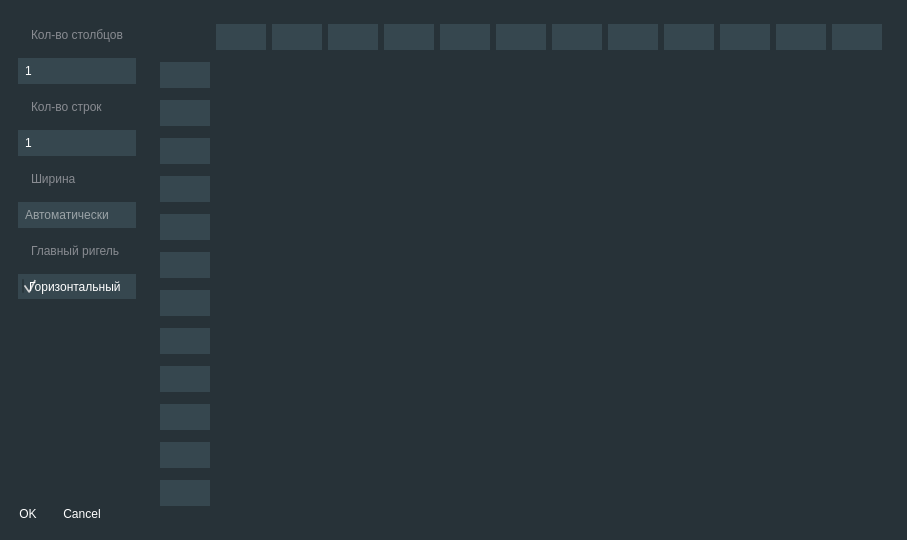
<?xml version="1.0" encoding="UTF-8"?>
<ui version="4.0">
 <class>door_edit_dialog</class>
 <widget class="QDialog" name="door_edit_dialog">
  <property name="windowModality">
   <enum>Qt::ApplicationModal</enum>
  </property>
  <property name="geometry">
   <rect>
    <x>0</x>
    <y>0</y>
    <width>907</width>
    <height>540</height>
   </rect>
  </property>
  <property name="sizePolicy">
   <sizepolicy hsizetype="Fixed" vsizetype="Fixed">
    <horstretch>0</horstretch>
    <verstretch>0</verstretch>
   </sizepolicy>
  </property>
  <property name="maximumSize">
   <size>
    <width>16777215</width>
    <height>16777215</height>
   </size>
  </property>
  <property name="windowTitle">
   <string>Дверь</string>
  </property>
  <property name="styleSheet">
   <string notr="true">#background {
background-color: rgb(39, 50, 56);
}

.QLabel {
	color: rgb(136, 139, 145);
	font: 700 9pt &quot;Segoe UI&quot;;
	padding: 10%;
}

.QSpinBox, .QLineEdit, .QCheckBox {
	border: null;
	color: white;
background-color: rgb(54, 71, 79);
padding: 5;
}

.QPushButton {
	background-color: transparent;
	color: rgb(255, 255, 255);
	font: 700 9pt &quot;Segoe UI&quot;;
	padding: 10;
	border: null;
}
.QPushButton:hover {
	background-color: rgb(69, 75, 84);
}

.QRadioButton {
	background-color: rgba(255, 255, 255, 0);
	color: rgb(255, 255, 255);
	font: 700 9pt &quot;Segoe UI&quot;;
	padding: 10%;
	border: null;
}

.QRadioButton:hover, .QCheckBox:hover{
background-color: rgb(69, 75, 84);
}

.QRadioButton:checked{
background-color: rgb(38, 165, 154);
}

.QRadioButton::indicator, .QCheckBox::indicator{
width: 0;
}</string>
  </property>
  <layout class="QGridLayout" name="gridLayout_3">
   <property name="leftMargin">
    <number>0</number>
   </property>
   <property name="topMargin">
    <number>0</number>
   </property>
   <property name="rightMargin">
    <number>0</number>
   </property>
   <property name="bottomMargin">
    <number>0</number>
   </property>
   <item row="0" column="0">
    <widget class="QWidget" name="background" native="true">
     <layout class="QGridLayout" name="gridLayout">
      <item row="0" column="0">
       <widget class="QWidget" name="widget" native="true">
        <property name="sizePolicy">
         <sizepolicy hsizetype="Maximum" vsizetype="Expanding">
          <horstretch>0</horstretch>
          <verstretch>0</verstretch>
         </sizepolicy>
        </property>
        <layout class="QVBoxLayout" name="verticalLayout">
         <item>
          <widget class="QLabel" name="label">
           <property name="text">
            <string>Кол-во столбцов</string>
           </property>
          </widget>
         </item>
         <item>
          <widget class="QSpinBox" name="i_cols_count">
           <property name="buttonSymbols">
            <enum>QAbstractSpinBox::NoButtons</enum>
           </property>
           <property name="minimum">
            <number>1</number>
           </property>
           <property name="maximum">
            <number>50</number>
           </property>
          </widget>
         </item>
         <item>
          <widget class="QLabel" name="label_2">
           <property name="text">
            <string>Кол-во строк</string>
           </property>
          </widget>
         </item>
         <item>
          <widget class="QSpinBox" name="i_rows_count">
           <property name="buttonSymbols">
            <enum>QAbstractSpinBox::NoButtons</enum>
           </property>
           <property name="minimum">
            <number>1</number>
           </property>
           <property name="maximum">
            <number>50</number>
           </property>
          </widget>
         </item>
         <item>
          <widget class="QLabel" name="label_3">
           <property name="text">
            <string>Ширина</string>
           </property>
          </widget>
         </item>
         <item>
          <widget class="QLineEdit" name="i_width">
           <property name="placeholderText">
            <string>Автоматически</string>
           </property>
          </widget>
         </item>
         <item>
          <widget class="QLabel" name="label_4">
           <property name="text">
            <string>Главный ригель</string>
           </property>
          </widget>
         </item>
         <item>
          <widget class="QCheckBox" name="ch_h_main_rigel">
           <property name="text">
            <string>Горизонтальный</string>
           </property>
           <property name="checked">
            <bool>true</bool>
           </property>
          </widget>
         </item>
         <item>
          <spacer name="verticalSpacer">
           <property name="orientation">
            <enum>Qt::Vertical</enum>
           </property>
           <property name="sizeHint" stdset="0">
            <size>
             <width>20</width>
             <height>40</height>
            </size>
           </property>
          </spacer>
         </item>
        </layout>
       </widget>
      </item>
      <item row="0" column="1" rowspan="2">
       <widget class="QWidget" name="fragments_frame" native="true">
        <property name="sizePolicy">
         <sizepolicy hsizetype="Expanding" vsizetype="Preferred">
          <horstretch>0</horstretch>
          <verstretch>0</verstretch>
         </sizepolicy>
        </property>
        <layout class="QGridLayout" name="gridLayout_2">
         <item row="6" column="3">
          <widget class="QWidget" name="widget_66" native="true"/>
         </item>
         <item row="10" column="10">
          <widget class="QWidget" name="widget_126" native="true"/>
         </item>
         <item row="5" column="5">
          <widget class="QWidget" name="widget_139" native="true"/>
         </item>
         <item row="10" column="7">
          <widget class="QWidget" name="widget_111" native="true"/>
         </item>
         <item row="12" column="12">
          <widget class="QWidget" name="widget_138" native="true"/>
         </item>
         <item row="5" column="12">
          <widget class="QWidget" name="widget_146" native="true"/>
         </item>
         <item row="6" column="5">
          <widget class="QWidget" name="widget_68" native="true"/>
         </item>
         <item row="2" column="0">
          <widget class="QLineEdit" name="lineEdit_3">
           <property name="sizePolicy">
            <sizepolicy hsizetype="Preferred" vsizetype="Fixed">
             <horstretch>0</horstretch>
             <verstretch>0</verstretch>
            </sizepolicy>
           </property>
           <property name="maximumSize">
            <size>
             <width>50</width>
             <height>16777215</height>
            </size>
           </property>
           <property name="placeholderText">
            <string/>
           </property>
          </widget>
         </item>
         <item row="3" column="4">
          <widget class="QWidget" name="widget_28" native="true"/>
         </item>
         <item row="2" column="4">
          <widget class="QWidget" name="widget_110" native="true"/>
         </item>
         <item row="7" column="12">
          <widget class="QWidget" name="widget_49" native="true"/>
         </item>
         <item row="2" column="10">
          <widget class="QWidget" name="widget_109" native="true"/>
         </item>
         <item row="7" column="10">
          <widget class="QWidget" name="widget_62" native="true"/>
         </item>
         <item row="6" column="9">
          <widget class="QWidget" name="widget_72" native="true"/>
         </item>
         <item row="10" column="5">
          <widget class="QWidget" name="widget_106" native="true"/>
         </item>
         <item row="11" column="4">
          <widget class="QWidget" name="widget_118" native="true"/>
         </item>
         <item row="10" column="3">
          <widget class="QWidget" name="widget_127" native="true"/>
         </item>
         <item row="9" column="12">
          <widget class="QWidget" name="widget_51" native="true"/>
         </item>
         <item row="3" column="1">
          <widget class="QWidget" name="widget_25" native="true"/>
         </item>
         <item row="4" column="8">
          <widget class="QWidget" name="widget_44" native="true"/>
         </item>
         <item row="7" column="6">
          <widget class="QWidget" name="widget_58" native="true"/>
         </item>
         <item row="12" column="1">
          <widget class="QWidget" name="widget_18" native="true"/>
         </item>
         <item row="0" column="3">
          <widget class="QLineEdit" name="lineEdit_16">
           <property name="sizePolicy">
            <sizepolicy hsizetype="Preferred" vsizetype="Fixed">
             <horstretch>0</horstretch>
             <verstretch>0</verstretch>
            </sizepolicy>
           </property>
           <property name="maximumSize">
            <size>
             <width>50</width>
             <height>16777215</height>
            </size>
           </property>
           <property name="placeholderText">
            <string/>
           </property>
          </widget>
         </item>
         <item row="5" column="2">
          <widget class="QWidget" name="widget_77" native="true"/>
         </item>
         <item row="1" column="6">
          <widget class="QWidget" name="widget_7" native="true"/>
         </item>
         <item row="12" column="11">
          <widget class="QWidget" name="widget_103" native="true"/>
         </item>
         <item row="6" column="10">
          <widget class="QWidget" name="widget_73" native="true"/>
         </item>
         <item row="6" column="1">
          <widget class="QWidget" name="widget_64" native="true"/>
         </item>
         <item row="9" column="0">
          <widget class="QLineEdit" name="lineEdit_10">
           <property name="sizePolicy">
            <sizepolicy hsizetype="Preferred" vsizetype="Fixed">
             <horstretch>0</horstretch>
             <verstretch>0</verstretch>
            </sizepolicy>
           </property>
           <property name="maximumSize">
            <size>
             <width>50</width>
             <height>16777215</height>
            </size>
           </property>
           <property name="placeholderText">
            <string/>
           </property>
          </widget>
         </item>
         <item row="6" column="8">
          <widget class="QWidget" name="widget_71" native="true"/>
         </item>
         <item row="12" column="4">
          <widget class="QWidget" name="widget_112" native="true"/>
         </item>
         <item row="1" column="10">
          <widget class="QWidget" name="widget_11" native="true"/>
         </item>
         <item row="10" column="4">
          <widget class="QWidget" name="widget_114" native="true"/>
         </item>
         <item row="11" column="6">
          <widget class="QWidget" name="widget_119" native="true"/>
         </item>
         <item row="1" column="3">
          <widget class="QWidget" name="widget_4" native="true"/>
         </item>
         <item row="11" column="11">
          <widget class="QWidget" name="widget_115" native="true"/>
         </item>
         <item row="10" column="2">
          <widget class="QWidget" name="widget_135" native="true"/>
         </item>
         <item row="9" column="2">
          <widget class="QWidget" name="widget_91" native="true"/>
         </item>
         <item row="12" column="8">
          <widget class="QWidget" name="widget_116" native="true"/>
         </item>
         <item row="3" column="12">
          <widget class="QWidget" name="widget_36" native="true"/>
         </item>
         <item row="8" column="6">
          <widget class="QWidget" name="widget_95" native="true"/>
         </item>
         <item row="8" column="8">
          <widget class="QWidget" name="widget_90" native="true"/>
         </item>
         <item row="10" column="1">
          <widget class="QWidget" name="widget_20" native="true"/>
         </item>
         <item row="5" column="11">
          <widget class="QWidget" name="widget_145" native="true"/>
         </item>
         <item row="1" column="4">
          <widget class="QWidget" name="widget_5" native="true"/>
         </item>
         <item row="5" column="1">
          <widget class="QWidget" name="widget_76" native="true"/>
         </item>
         <item row="11" column="1">
          <widget class="QWidget" name="widget_19" native="true"/>
         </item>
         <item row="2" column="12">
          <widget class="QWidget" name="widget_147" native="true"/>
         </item>
         <item row="5" column="8">
          <widget class="QWidget" name="widget_142" native="true"/>
         </item>
         <item row="4" column="0">
          <widget class="QLineEdit" name="lineEdit_5">
           <property name="sizePolicy">
            <sizepolicy hsizetype="Preferred" vsizetype="Fixed">
             <horstretch>0</horstretch>
             <verstretch>0</verstretch>
            </sizepolicy>
           </property>
           <property name="maximumSize">
            <size>
             <width>50</width>
             <height>16777215</height>
            </size>
           </property>
           <property name="placeholderText">
            <string/>
           </property>
          </widget>
         </item>
         <item row="8" column="1">
          <widget class="QWidget" name="widget_22" native="true"/>
         </item>
         <item row="0" column="2">
          <widget class="QLineEdit" name="lineEdit_15">
           <property name="sizePolicy">
            <sizepolicy hsizetype="Preferred" vsizetype="Fixed">
             <horstretch>0</horstretch>
             <verstretch>0</verstretch>
            </sizepolicy>
           </property>
           <property name="maximumSize">
            <size>
             <width>50</width>
             <height>16777215</height>
            </size>
           </property>
           <property name="placeholderText">
            <string/>
           </property>
          </widget>
         </item>
         <item row="5" column="9">
          <widget class="QWidget" name="widget_143" native="true"/>
         </item>
         <item row="1" column="0">
          <widget class="QLineEdit" name="lineEdit_2">
           <property name="sizePolicy">
            <sizepolicy hsizetype="Preferred" vsizetype="Fixed">
             <horstretch>0</horstretch>
             <verstretch>0</verstretch>
            </sizepolicy>
           </property>
           <property name="maximumSize">
            <size>
             <width>50</width>
             <height>16777215</height>
            </size>
           </property>
           <property name="placeholderText">
            <string/>
           </property>
          </widget>
         </item>
         <item row="10" column="9">
          <widget class="QWidget" name="widget_125" native="true"/>
         </item>
         <item row="4" column="4">
          <widget class="QWidget" name="widget_40" native="true"/>
         </item>
         <item row="8" column="9">
          <widget class="QWidget" name="widget_92" native="true"/>
         </item>
         <item row="0" column="6">
          <widget class="QLineEdit" name="lineEdit_19">
           <property name="sizePolicy">
            <sizepolicy hsizetype="Preferred" vsizetype="Fixed">
             <horstretch>0</horstretch>
             <verstretch>0</verstretch>
            </sizepolicy>
           </property>
           <property name="maximumSize">
            <size>
             <width>50</width>
             <height>16777215</height>
            </size>
           </property>
           <property name="placeholderText">
            <string/>
           </property>
          </widget>
         </item>
         <item row="3" column="3">
          <widget class="QWidget" name="widget_27" native="true"/>
         </item>
         <item row="8" column="7">
          <widget class="QWidget" name="widget_84" native="true"/>
         </item>
         <item row="9" column="5">
          <widget class="QWidget" name="widget_80" native="true"/>
         </item>
         <item row="7" column="5">
          <widget class="QWidget" name="widget_57" native="true"/>
         </item>
         <item row="12" column="9">
          <widget class="QWidget" name="widget_136" native="true"/>
         </item>
         <item row="6" column="11">
          <widget class="QWidget" name="widget_74" native="true"/>
         </item>
         <item row="9" column="4">
          <widget class="QWidget" name="widget_87" native="true"/>
         </item>
         <item row="11" column="0">
          <widget class="QLineEdit" name="lineEdit_12">
           <property name="sizePolicy">
            <sizepolicy hsizetype="Preferred" vsizetype="Fixed">
             <horstretch>0</horstretch>
             <verstretch>0</verstretch>
            </sizepolicy>
           </property>
           <property name="maximumSize">
            <size>
             <width>50</width>
             <height>16777215</height>
            </size>
           </property>
           <property name="placeholderText">
            <string/>
           </property>
          </widget>
         </item>
         <item row="1" column="1">
          <widget class="QWidget" name="widget_2" native="true"/>
         </item>
         <item row="0" column="4">
          <widget class="QLineEdit" name="lineEdit_17">
           <property name="sizePolicy">
            <sizepolicy hsizetype="Preferred" vsizetype="Fixed">
             <horstretch>0</horstretch>
             <verstretch>0</verstretch>
            </sizepolicy>
           </property>
           <property name="maximumSize">
            <size>
             <width>50</width>
             <height>16777215</height>
            </size>
           </property>
           <property name="placeholderText">
            <string/>
           </property>
          </widget>
         </item>
         <item row="9" column="6">
          <widget class="QWidget" name="widget_88" native="true"/>
         </item>
         <item row="11" column="5">
          <widget class="QWidget" name="widget_101" native="true"/>
         </item>
         <item row="4" column="12">
          <widget class="QWidget" name="widget_48" native="true"/>
         </item>
         <item row="11" column="10">
          <widget class="QWidget" name="widget_100" native="true"/>
         </item>
         <item row="5" column="6">
          <widget class="QWidget" name="widget_140" native="true"/>
         </item>
         <item row="2" column="8">
          <widget class="QWidget" name="widget_137" native="true"/>
         </item>
         <item row="7" column="1">
          <widget class="QWidget" name="widget_23" native="true"/>
         </item>
         <item row="2" column="7">
          <widget class="QWidget" name="widget_104" native="true"/>
         </item>
         <item row="2" column="2">
          <widget class="QWidget" name="widget_17" native="true"/>
         </item>
         <item row="7" column="9">
          <widget class="QWidget" name="widget_61" native="true"/>
         </item>
         <item row="8" column="11">
          <widget class="QWidget" name="widget_96" native="true"/>
         </item>
         <item row="3" column="0">
          <widget class="QLineEdit" name="lineEdit_4">
           <property name="sizePolicy">
            <sizepolicy hsizetype="Preferred" vsizetype="Fixed">
             <horstretch>0</horstretch>
             <verstretch>0</verstretch>
            </sizepolicy>
           </property>
           <property name="maximumSize">
            <size>
             <width>50</width>
             <height>16777215</height>
            </size>
           </property>
           <property name="placeholderText">
            <string/>
           </property>
          </widget>
         </item>
         <item row="12" column="0">
          <widget class="QLineEdit" name="lineEdit_13">
           <property name="sizePolicy">
            <sizepolicy hsizetype="Preferred" vsizetype="Fixed">
             <horstretch>0</horstretch>
             <verstretch>0</verstretch>
            </sizepolicy>
           </property>
           <property name="maximumSize">
            <size>
             <width>50</width>
             <height>16777215</height>
            </size>
           </property>
           <property name="placeholderText">
            <string/>
           </property>
          </widget>
         </item>
         <item row="12" column="2">
          <widget class="QWidget" name="widget_99" native="true"/>
         </item>
         <item row="4" column="9">
          <widget class="QWidget" name="widget_45" native="true"/>
         </item>
         <item row="4" column="11">
          <widget class="QWidget" name="widget_47" native="true"/>
         </item>
         <item row="10" column="11">
          <widget class="QWidget" name="widget_132" native="true"/>
         </item>
         <item row="6" column="7">
          <widget class="QWidget" name="widget_70" native="true">
           <property name="enabled">
            <bool>true</bool>
           </property>
          </widget>
         </item>
         <item row="4" column="1">
          <widget class="QWidget" name="widget_24" native="true"/>
         </item>
         <item row="12" column="3">
          <widget class="QWidget" name="widget_117" native="true"/>
         </item>
         <item row="3" column="11">
          <widget class="QWidget" name="widget_35" native="true"/>
         </item>
         <item row="7" column="7">
          <widget class="QWidget" name="widget_59" native="true"/>
         </item>
         <item row="11" column="3">
          <widget class="QWidget" name="widget_113" native="true"/>
         </item>
         <item row="12" column="6">
          <widget class="QWidget" name="widget_134" native="true"/>
         </item>
         <item row="9" column="7">
          <widget class="QWidget" name="widget_89" native="true"/>
         </item>
         <item row="3" column="2">
          <widget class="QWidget" name="widget_26" native="true"/>
         </item>
         <item row="1" column="12">
          <widget class="QWidget" name="widget_13" native="true"/>
         </item>
         <item row="7" column="2">
          <widget class="QWidget" name="widget_54" native="true"/>
         </item>
         <item row="11" column="2">
          <widget class="QWidget" name="widget_124" native="true"/>
         </item>
         <item row="11" column="7">
          <widget class="QWidget" name="widget_120" native="true"/>
         </item>
         <item row="3" column="10">
          <widget class="QWidget" name="widget_34" native="true"/>
         </item>
         <item row="9" column="8">
          <widget class="QWidget" name="widget_81" native="true"/>
         </item>
         <item row="2" column="6">
          <widget class="QWidget" name="widget_131" native="true"/>
         </item>
         <item row="11" column="9">
          <widget class="QWidget" name="widget_108" native="true"/>
         </item>
         <item row="5" column="4">
          <widget class="QWidget" name="widget_129" native="true"/>
         </item>
         <item row="8" column="12">
          <widget class="QWidget" name="widget_50" native="true"/>
         </item>
         <item row="0" column="1">
          <widget class="QLineEdit" name="lineEdit_14">
           <property name="sizePolicy">
            <sizepolicy hsizetype="Preferred" vsizetype="Fixed">
             <horstretch>0</horstretch>
             <verstretch>0</verstretch>
            </sizepolicy>
           </property>
           <property name="maximumSize">
            <size>
             <width>50</width>
             <height>16777215</height>
            </size>
           </property>
           <property name="placeholderText">
            <string/>
           </property>
          </widget>
         </item>
         <item row="7" column="0">
          <widget class="QLineEdit" name="lineEdit_8">
           <property name="sizePolicy">
            <sizepolicy hsizetype="Preferred" vsizetype="Fixed">
             <horstretch>0</horstretch>
             <verstretch>0</verstretch>
            </sizepolicy>
           </property>
           <property name="maximumSize">
            <size>
             <width>50</width>
             <height>16777215</height>
            </size>
           </property>
           <property name="placeholderText">
            <string/>
           </property>
          </widget>
         </item>
         <item row="9" column="1">
          <widget class="QWidget" name="widget_21" native="true"/>
         </item>
         <item row="3" column="9">
          <widget class="QWidget" name="widget_33" native="true"/>
         </item>
         <item row="9" column="11">
          <widget class="QWidget" name="widget_78" native="true"/>
         </item>
         <item row="5" column="3">
          <widget class="QWidget" name="widget_130" native="true"/>
         </item>
         <item row="1" column="7">
          <widget class="QWidget" name="widget_8" native="true"/>
         </item>
         <item row="7" column="11">
          <widget class="QWidget" name="widget_63" native="true"/>
         </item>
         <item row="9" column="9">
          <widget class="QWidget" name="widget_83" native="true"/>
         </item>
         <item row="2" column="11">
          <widget class="QWidget" name="widget_148" native="true"/>
         </item>
         <item row="7" column="4">
          <widget class="QWidget" name="widget_56" native="true"/>
         </item>
         <item row="4" column="5">
          <widget class="QWidget" name="widget_41" native="true"/>
         </item>
         <item row="6" column="6">
          <widget class="QWidget" name="widget_69" native="true"/>
         </item>
         <item row="1" column="8">
          <widget class="QWidget" name="widget_9" native="true"/>
         </item>
         <item row="12" column="7">
          <widget class="QWidget" name="widget_133" native="true"/>
         </item>
         <item row="1" column="11">
          <widget class="QWidget" name="widget_12" native="true"/>
         </item>
         <item row="7" column="3">
          <widget class="QWidget" name="widget_55" native="true"/>
         </item>
         <item row="3" column="6">
          <widget class="QWidget" name="widget_30" native="true"/>
         </item>
         <item row="10" column="8">
          <widget class="QWidget" name="widget_122" native="true"/>
         </item>
         <item row="8" column="4">
          <widget class="QWidget" name="widget_86" native="true"/>
         </item>
         <item row="4" column="7">
          <widget class="QWidget" name="widget_43" native="true"/>
         </item>
         <item row="2" column="9">
          <widget class="QWidget" name="widget_123" native="true"/>
         </item>
         <item row="4" column="10">
          <widget class="QWidget" name="widget_46" native="true"/>
         </item>
         <item row="5" column="0">
          <widget class="QLineEdit" name="lineEdit_6">
           <property name="sizePolicy">
            <sizepolicy hsizetype="Preferred" vsizetype="Fixed">
             <horstretch>0</horstretch>
             <verstretch>0</verstretch>
            </sizepolicy>
           </property>
           <property name="maximumSize">
            <size>
             <width>50</width>
             <height>16777215</height>
            </size>
           </property>
           <property name="placeholderText">
            <string/>
           </property>
          </widget>
         </item>
         <item row="7" column="8">
          <widget class="QWidget" name="widget_60" native="true"/>
         </item>
         <item row="8" column="10">
          <widget class="QWidget" name="widget_93" native="true"/>
         </item>
         <item row="1" column="9">
          <widget class="QWidget" name="widget_10" native="true"/>
         </item>
         <item row="12" column="10">
          <widget class="QWidget" name="widget_121" native="true"/>
         </item>
         <item row="10" column="6">
          <widget class="QWidget" name="widget_128" native="true"/>
         </item>
         <item row="8" column="3">
          <widget class="QWidget" name="widget_94" native="true"/>
         </item>
         <item row="11" column="8">
          <widget class="QWidget" name="widget_105" native="true"/>
         </item>
         <item row="4" column="3">
          <widget class="QWidget" name="widget_39" native="true"/>
         </item>
         <item row="8" column="2">
          <widget class="QWidget" name="widget_97" native="true"/>
         </item>
         <item row="9" column="10">
          <widget class="QWidget" name="widget_79" native="true"/>
         </item>
         <item row="8" column="0">
          <widget class="QLineEdit" name="lineEdit_9">
           <property name="sizePolicy">
            <sizepolicy hsizetype="Preferred" vsizetype="Fixed">
             <horstretch>0</horstretch>
             <verstretch>0</verstretch>
            </sizepolicy>
           </property>
           <property name="maximumSize">
            <size>
             <width>50</width>
             <height>16777215</height>
            </size>
           </property>
           <property name="placeholderText">
            <string/>
           </property>
          </widget>
         </item>
         <item row="2" column="5">
          <widget class="QWidget" name="widget_107" native="true"/>
         </item>
         <item row="0" column="5">
          <widget class="QLineEdit" name="lineEdit_18">
           <property name="sizePolicy">
            <sizepolicy hsizetype="Preferred" vsizetype="Fixed">
             <horstretch>0</horstretch>
             <verstretch>0</verstretch>
            </sizepolicy>
           </property>
           <property name="maximumSize">
            <size>
             <width>50</width>
             <height>16777215</height>
            </size>
           </property>
           <property name="placeholderText">
            <string/>
           </property>
          </widget>
         </item>
         <item row="10" column="0">
          <widget class="QLineEdit" name="lineEdit_11">
           <property name="sizePolicy">
            <sizepolicy hsizetype="Preferred" vsizetype="Fixed">
             <horstretch>0</horstretch>
             <verstretch>0</verstretch>
            </sizepolicy>
           </property>
           <property name="maximumSize">
            <size>
             <width>50</width>
             <height>16777215</height>
            </size>
           </property>
           <property name="placeholderText">
            <string/>
           </property>
          </widget>
         </item>
         <item row="11" column="12">
          <widget class="QWidget" name="widget_53" native="true"/>
         </item>
         <item row="6" column="12">
          <widget class="QWidget" name="widget_75" native="true"/>
         </item>
         <item row="6" column="2">
          <widget class="QWidget" name="widget_65" native="true"/>
         </item>
         <item row="6" column="0">
          <widget class="QLineEdit" name="lineEdit_7">
           <property name="sizePolicy">
            <sizepolicy hsizetype="Preferred" vsizetype="Fixed">
             <horstretch>0</horstretch>
             <verstretch>0</verstretch>
            </sizepolicy>
           </property>
           <property name="maximumSize">
            <size>
             <width>50</width>
             <height>16777215</height>
            </size>
           </property>
           <property name="placeholderText">
            <string/>
           </property>
          </widget>
         </item>
         <item row="2" column="3">
          <widget class="QWidget" name="widget_98" native="true"/>
         </item>
         <item row="12" column="5">
          <widget class="QWidget" name="widget_102" native="true"/>
         </item>
         <item row="8" column="5">
          <widget class="QWidget" name="widget_82" native="true"/>
         </item>
         <item row="3" column="5">
          <widget class="QWidget" name="widget_29" native="true"/>
         </item>
         <item row="9" column="3">
          <widget class="QWidget" name="widget_85" native="true"/>
         </item>
         <item row="1" column="5">
          <widget class="QWidget" name="widget_6" native="true"/>
         </item>
         <item row="3" column="8">
          <widget class="QWidget" name="widget_32" native="true"/>
         </item>
         <item row="2" column="1">
          <widget class="QWidget" name="widget_37" native="true"/>
         </item>
         <item row="4" column="2">
          <widget class="QWidget" name="widget_38" native="true"/>
         </item>
         <item row="0" column="7">
          <widget class="QLineEdit" name="lineEdit_20">
           <property name="sizePolicy">
            <sizepolicy hsizetype="Preferred" vsizetype="Fixed">
             <horstretch>0</horstretch>
             <verstretch>0</verstretch>
            </sizepolicy>
           </property>
           <property name="maximumSize">
            <size>
             <width>50</width>
             <height>16777215</height>
            </size>
           </property>
           <property name="placeholderText">
            <string/>
           </property>
          </widget>
         </item>
         <item row="1" column="2">
          <widget class="QWidget" name="widget_3" native="true"/>
         </item>
         <item row="4" column="6">
          <widget class="QWidget" name="widget_42" native="true"/>
         </item>
         <item row="5" column="7">
          <widget class="QWidget" name="widget_141" native="true"/>
         </item>
         <item row="10" column="12">
          <widget class="QWidget" name="widget_52" native="true"/>
         </item>
         <item row="3" column="7">
          <widget class="QWidget" name="widget_31" native="true"/>
         </item>
         <item row="6" column="4">
          <widget class="QWidget" name="widget_67" native="true"/>
         </item>
         <item row="5" column="10">
          <widget class="QWidget" name="widget_144" native="true"/>
         </item>
         <item row="0" column="8">
          <widget class="QLineEdit" name="lineEdit_40">
           <property name="sizePolicy">
            <sizepolicy hsizetype="Preferred" vsizetype="Fixed">
             <horstretch>0</horstretch>
             <verstretch>0</verstretch>
            </sizepolicy>
           </property>
           <property name="maximumSize">
            <size>
             <width>50</width>
             <height>16777215</height>
            </size>
           </property>
           <property name="placeholderText">
            <string/>
           </property>
          </widget>
         </item>
         <item row="0" column="9">
          <widget class="QLineEdit" name="lineEdit_41">
           <property name="sizePolicy">
            <sizepolicy hsizetype="Preferred" vsizetype="Fixed">
             <horstretch>0</horstretch>
             <verstretch>0</verstretch>
            </sizepolicy>
           </property>
           <property name="maximumSize">
            <size>
             <width>50</width>
             <height>16777215</height>
            </size>
           </property>
           <property name="placeholderText">
            <string/>
           </property>
          </widget>
         </item>
         <item row="0" column="10">
          <widget class="QLineEdit" name="lineEdit_42">
           <property name="sizePolicy">
            <sizepolicy hsizetype="Preferred" vsizetype="Fixed">
             <horstretch>0</horstretch>
             <verstretch>0</verstretch>
            </sizepolicy>
           </property>
           <property name="maximumSize">
            <size>
             <width>50</width>
             <height>16777215</height>
            </size>
           </property>
           <property name="placeholderText">
            <string/>
           </property>
          </widget>
         </item>
         <item row="0" column="11">
          <widget class="QLineEdit" name="lineEdit_43">
           <property name="sizePolicy">
            <sizepolicy hsizetype="Preferred" vsizetype="Fixed">
             <horstretch>0</horstretch>
             <verstretch>0</verstretch>
            </sizepolicy>
           </property>
           <property name="maximumSize">
            <size>
             <width>50</width>
             <height>16777215</height>
            </size>
           </property>
           <property name="placeholderText">
            <string/>
           </property>
          </widget>
         </item>
         <item row="0" column="12">
          <widget class="QLineEdit" name="lineEdit_44">
           <property name="sizePolicy">
            <sizepolicy hsizetype="Preferred" vsizetype="Fixed">
             <horstretch>0</horstretch>
             <verstretch>0</verstretch>
            </sizepolicy>
           </property>
           <property name="maximumSize">
            <size>
             <width>50</width>
             <height>16777215</height>
            </size>
           </property>
           <property name="placeholderText">
            <string/>
           </property>
          </widget>
         </item>
        </layout>
       </widget>
      </item>
      <item row="1" column="0">
       <widget class="QDialogButtonBox" name="buttonBox">
        <property name="sizePolicy">
         <sizepolicy hsizetype="Maximum" vsizetype="Fixed">
          <horstretch>0</horstretch>
          <verstretch>0</verstretch>
         </sizepolicy>
        </property>
        <property name="orientation">
         <enum>Qt::Horizontal</enum>
        </property>
        <property name="standardButtons">
         <set>QDialogButtonBox::Cancel|QDialogButtonBox::Ok</set>
        </property>
       </widget>
      </item>
     </layout>
    </widget>
   </item>
  </layout>
 </widget>
 <resources/>
 <connections>
  <connection>
   <sender>buttonBox</sender>
   <signal>accepted()</signal>
   <receiver>door_edit_dialog</receiver>
   <slot>accept()</slot>
   <hints>
    <hint type="sourcelabel">
     <x>248</x>
     <y>254</y>
    </hint>
    <hint type="destinationlabel">
     <x>157</x>
     <y>274</y>
    </hint>
   </hints>
  </connection>
  <connection>
   <sender>buttonBox</sender>
   <signal>rejected()</signal>
   <receiver>door_edit_dialog</receiver>
   <slot>reject()</slot>
   <hints>
    <hint type="sourcelabel">
     <x>316</x>
     <y>260</y>
    </hint>
    <hint type="destinationlabel">
     <x>286</x>
     <y>274</y>
    </hint>
   </hints>
  </connection>
 </connections>
</ui>
